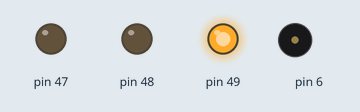
Bench run of a sketch on a simulated Arduino Mega 2560, built with avr-gcc and run on an emulated ATmega2560. Shown: output pins drawn as LEDs (lit = HIGH), buzzer (waves = sounding). Pins used as bus, display or sensor lines are not drawn.

Above: at 0.16 s.
At 1.83 s:
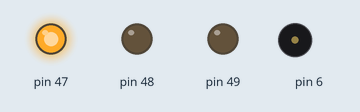
At 3.4 s:
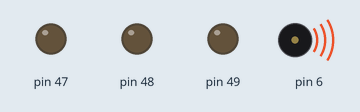
At 6.9 s:
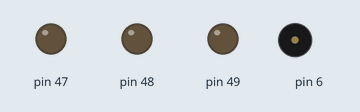
At 9.49 s:
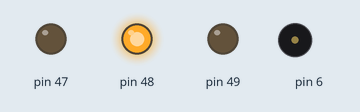
Timing chart, 0 to 10.4 s (numbered marks = the images above):
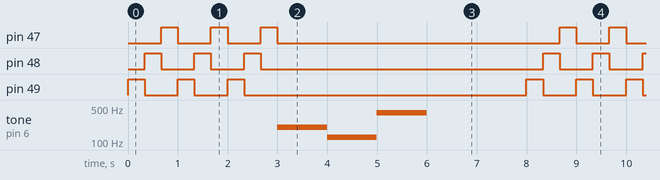

The sketch:

3.1.ino
```cpp
void setup() {
  // task A set up
  DDRL |= 7 << DDL0;

  // task B set up
  DDRH |= (1 << PH3);

  TCCR4A = 0;
  TCCR4B = 0;
  TCCR4B |= 1 << WGM42; // CTC Mode
  TCCR4A |= 1 << COM4A0;

  TCCR4B |= 3 << CS40; // sets prescalar to 64 (250000Hz)
}

void loop() {
  taskC();
}

void taskA() {
  PORTL |= 1 << PORTL0;
  delay(333);
  PORTL &= ~(1 << PORTL0);
  PORTL |= 1 << PORTL1;
  delay(333);
  PORTL &= ~(1 << PORTL1);
  PORTL |= 1 << PORTL2;
  delay(333);
  PORTL &= ~(1 << PORTL2);
}

void taskB() {
  TCCR4A |= 1 << COM4A0;
  OCR4A = 250000 / 400;
  delay(1000);
  OCR4A = 250000 / 250;
  delay(1000);
  OCR4A = 250000 / 800;
  delay(1000);
  TCCR4A &= ~(1 << COM4A0);
  delay(1000);
}

void taskC() {
  unsigned long loopStart = millis();
  while(millis() - loopStart < 2000) {
    taskA();
  }
  taskB();
  delay(1000);
}
```

Measured:
- by itself, pin 47–49: repeats every 8.0 s: 2 × (LOW 0.67 s, HIGH 0.33 s), LOW 5.7 s, HIGH 0.33 s
- by itself, tone on pin 6: repeats every 8.0 s: 125 Hz 1.0 s, 399 Hz 1.0 s, silent 5.0 s, 200 Hz 1.0 s
